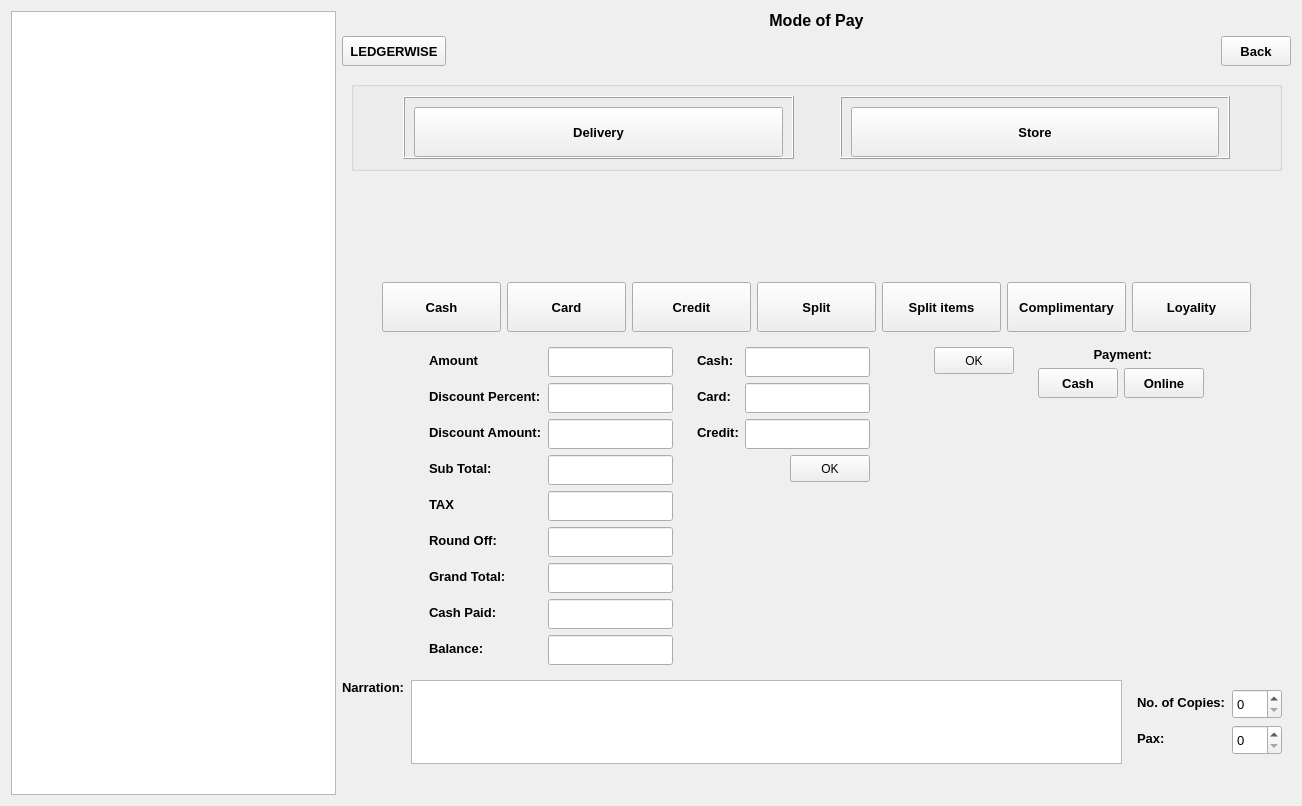
<?xml version="1.0" encoding="UTF-8"?>
<ui version="4.0">
 <class>ModeOfPay</class>
 <widget class="QWidget" name="ModeOfPay">
  <property name="geometry">
   <rect>
    <x>0</x>
    <y>0</y>
    <width>1302</width>
    <height>806</height>
   </rect>
  </property>
  <property name="windowTitle">
   <string>Form</string>
  </property>
  <layout class="QHBoxLayout" name="horizontalLayout_7">
   <item>
    <layout class="QVBoxLayout" name="verticalLayout_5">
     <item>
      <widget class="QTextEdit" name="billCopytextEdit">
       <property name="minimumSize">
        <size>
         <width>325</width>
         <height>0</height>
        </size>
       </property>
       <property name="maximumSize">
        <size>
         <width>325</width>
         <height>16777215</height>
        </size>
       </property>
      </widget>
     </item>
    </layout>
   </item>
   <item>
    <layout class="QVBoxLayout" name="verticalLayout_3">
     <item>
      <widget class="QLabel" name="label">
       <property name="font">
        <font>
         <pointsize>12</pointsize>
         <bold>true</bold>
        </font>
       </property>
       <property name="text">
        <string>Mode of Pay</string>
       </property>
       <property name="alignment">
        <set>Qt::AlignCenter</set>
       </property>
      </widget>
     </item>
     <item>
      <layout class="QHBoxLayout" name="horizontalLayout_8">
       <item>
        <widget class="QToolButton" name="ledgersButton">
         <property name="minimumSize">
          <size>
           <width>70</width>
           <height>30</height>
          </size>
         </property>
         <property name="font">
          <font>
           <pointsize>10</pointsize>
           <bold>true</bold>
          </font>
         </property>
         <property name="text">
          <string>LEDGERWISE</string>
         </property>
        </widget>
       </item>
       <item>
        <spacer name="horizontalSpacer_7">
         <property name="orientation">
          <enum>Qt::Horizontal</enum>
         </property>
         <property name="sizeHint" stdset="0">
          <size>
           <width>40</width>
           <height>20</height>
          </size>
         </property>
        </spacer>
       </item>
       <item>
        <widget class="QToolButton" name="backButton">
         <property name="minimumSize">
          <size>
           <width>70</width>
           <height>30</height>
          </size>
         </property>
         <property name="font">
          <font>
           <pointsize>10</pointsize>
           <bold>true</bold>
          </font>
         </property>
         <property name="text">
          <string>Back</string>
         </property>
        </widget>
       </item>
      </layout>
     </item>
     <item>
      <widget class="QWidget" name="modeOfServiceWidget" native="true">
       <property name="minimumSize">
        <size>
         <width>0</width>
         <height>20</height>
        </size>
       </property>
       <layout class="QHBoxLayout" name="horizontalLayout_10">
        <item>
         <widget class="QGroupBox" name="groupBox">
          <property name="title">
           <string/>
          </property>
          <layout class="QHBoxLayout" name="horizontalLayout_9" stretch="0,1,0,1,0">
           <item>
            <spacer name="horizontalSpacer_8">
             <property name="orientation">
              <enum>Qt::Horizontal</enum>
             </property>
             <property name="sizeHint" stdset="0">
              <size>
               <width>40</width>
               <height>20</height>
              </size>
             </property>
            </spacer>
           </item>
           <item>
            <widget class="QFrame" name="frame">
             <property name="frameShape">
              <enum>QFrame::Box</enum>
             </property>
             <property name="frameShadow">
              <enum>QFrame::Raised</enum>
             </property>
             <layout class="QHBoxLayout" name="horizontalLayout_11">
              <item>
               <widget class="QToolButton" name="deliveryToolButton">
                <property name="sizePolicy">
                 <sizepolicy hsizetype="Minimum" vsizetype="Fixed">
                  <horstretch>0</horstretch>
                  <verstretch>0</verstretch>
                 </sizepolicy>
                </property>
                <property name="minimumSize">
                 <size>
                  <width>80</width>
                  <height>50</height>
                 </size>
                </property>
                <property name="font">
                 <font>
                  <pointsize>10</pointsize>
                  <bold>true</bold>
                 </font>
                </property>
                <property name="text">
                 <string>Delivery</string>
                </property>
                <property name="autoExclusive">
                 <bool>true</bool>
                </property>
                <property name="popupMode">
                 <enum>QToolButton::DelayedPopup</enum>
                </property>
               </widget>
              </item>
             </layout>
            </widget>
           </item>
           <item>
            <spacer name="horizontalSpacer_10">
             <property name="orientation">
              <enum>Qt::Horizontal</enum>
             </property>
             <property name="sizeHint" stdset="0">
              <size>
               <width>40</width>
               <height>20</height>
              </size>
             </property>
            </spacer>
           </item>
           <item>
            <widget class="QFrame" name="frame_2">
             <property name="frameShape">
              <enum>QFrame::Box</enum>
             </property>
             <property name="frameShadow">
              <enum>QFrame::Raised</enum>
             </property>
             <layout class="QHBoxLayout" name="horizontalLayout_12">
              <item>
               <widget class="QToolButton" name="storeToolButton">
                <property name="sizePolicy">
                 <sizepolicy hsizetype="Minimum" vsizetype="Fixed">
                  <horstretch>0</horstretch>
                  <verstretch>0</verstretch>
                 </sizepolicy>
                </property>
                <property name="minimumSize">
                 <size>
                  <width>80</width>
                  <height>50</height>
                 </size>
                </property>
                <property name="font">
                 <font>
                  <pointsize>10</pointsize>
                  <bold>true</bold>
                 </font>
                </property>
                <property name="text">
                 <string>Store</string>
                </property>
                <property name="autoExclusive">
                 <bool>true</bool>
                </property>
               </widget>
              </item>
             </layout>
            </widget>
           </item>
           <item>
            <spacer name="horizontalSpacer_9">
             <property name="orientation">
              <enum>Qt::Horizontal</enum>
             </property>
             <property name="sizeHint" stdset="0">
              <size>
               <width>40</width>
               <height>20</height>
              </size>
             </property>
            </spacer>
           </item>
          </layout>
         </widget>
        </item>
       </layout>
      </widget>
     </item>
     <item>
      <spacer name="verticalSpacer">
       <property name="orientation">
        <enum>Qt::Vertical</enum>
       </property>
       <property name="sizeHint" stdset="0">
        <size>
         <width>20</width>
         <height>40</height>
        </size>
       </property>
      </spacer>
     </item>
     <item>
      <widget class="QWidget" name="widget" native="true">
       <property name="minimumSize">
        <size>
         <width>0</width>
         <height>60</height>
        </size>
       </property>
       <layout class="QHBoxLayout" name="horizontalLayout_14">
        <property name="leftMargin">
         <number>0</number>
        </property>
        <property name="topMargin">
         <number>0</number>
        </property>
        <property name="rightMargin">
         <number>0</number>
        </property>
        <property name="bottomMargin">
         <number>0</number>
        </property>
        <item>
         <layout class="QHBoxLayout" name="favLay"/>
        </item>
       </layout>
      </widget>
     </item>
     <item>
      <layout class="QHBoxLayout" name="horizontalLayout_2">
       <item>
        <spacer name="horizontalSpacer_2">
         <property name="orientation">
          <enum>Qt::Horizontal</enum>
         </property>
         <property name="sizeType">
          <enum>QSizePolicy::Maximum</enum>
         </property>
         <property name="sizeHint" stdset="0">
          <size>
           <width>40</width>
           <height>20</height>
          </size>
         </property>
        </spacer>
       </item>
       <item>
        <widget class="QToolButton" name="cashToolButton">
         <property name="sizePolicy">
          <sizepolicy hsizetype="Expanding" vsizetype="Fixed">
           <horstretch>0</horstretch>
           <verstretch>0</verstretch>
          </sizepolicy>
         </property>
         <property name="minimumSize">
          <size>
           <width>70</width>
           <height>50</height>
          </size>
         </property>
         <property name="font">
          <font>
           <pointsize>10</pointsize>
           <bold>true</bold>
          </font>
         </property>
         <property name="text">
          <string>Cash</string>
         </property>
        </widget>
       </item>
       <item>
        <widget class="QToolButton" name="cardToolButton">
         <property name="sizePolicy">
          <sizepolicy hsizetype="Expanding" vsizetype="Fixed">
           <horstretch>0</horstretch>
           <verstretch>0</verstretch>
          </sizepolicy>
         </property>
         <property name="minimumSize">
          <size>
           <width>70</width>
           <height>50</height>
          </size>
         </property>
         <property name="font">
          <font>
           <pointsize>10</pointsize>
           <bold>true</bold>
          </font>
         </property>
         <property name="text">
          <string>Card</string>
         </property>
        </widget>
       </item>
       <item>
        <widget class="QToolButton" name="creditToolButton">
         <property name="sizePolicy">
          <sizepolicy hsizetype="Expanding" vsizetype="Fixed">
           <horstretch>0</horstretch>
           <verstretch>0</verstretch>
          </sizepolicy>
         </property>
         <property name="minimumSize">
          <size>
           <width>70</width>
           <height>50</height>
          </size>
         </property>
         <property name="maximumSize">
          <size>
           <width>180</width>
           <height>16777215</height>
          </size>
         </property>
         <property name="font">
          <font>
           <pointsize>10</pointsize>
           <bold>true</bold>
          </font>
         </property>
         <property name="text">
          <string>Credit</string>
         </property>
        </widget>
       </item>
       <item>
        <widget class="QToolButton" name="splitToolButton">
         <property name="sizePolicy">
          <sizepolicy hsizetype="Expanding" vsizetype="Fixed">
           <horstretch>0</horstretch>
           <verstretch>0</verstretch>
          </sizepolicy>
         </property>
         <property name="minimumSize">
          <size>
           <width>70</width>
           <height>50</height>
          </size>
         </property>
         <property name="maximumSize">
          <size>
           <width>180</width>
           <height>16777215</height>
          </size>
         </property>
         <property name="font">
          <font>
           <pointsize>10</pointsize>
           <bold>true</bold>
          </font>
         </property>
         <property name="text">
          <string>Split</string>
         </property>
        </widget>
       </item>
       <item>
        <widget class="QToolButton" name="splitItemsButton">
         <property name="sizePolicy">
          <sizepolicy hsizetype="Expanding" vsizetype="Fixed">
           <horstretch>0</horstretch>
           <verstretch>0</verstretch>
          </sizepolicy>
         </property>
         <property name="minimumSize">
          <size>
           <width>70</width>
           <height>50</height>
          </size>
         </property>
         <property name="maximumSize">
          <size>
           <width>180</width>
           <height>16777215</height>
          </size>
         </property>
         <property name="font">
          <font>
           <pointsize>10</pointsize>
           <bold>true</bold>
          </font>
         </property>
         <property name="text">
          <string>Split items</string>
         </property>
        </widget>
       </item>
       <item>
        <widget class="QToolButton" name="complimentarycashToolButton">
         <property name="sizePolicy">
          <sizepolicy hsizetype="Expanding" vsizetype="Fixed">
           <horstretch>0</horstretch>
           <verstretch>0</verstretch>
          </sizepolicy>
         </property>
         <property name="minimumSize">
          <size>
           <width>70</width>
           <height>50</height>
          </size>
         </property>
         <property name="maximumSize">
          <size>
           <width>180</width>
           <height>16777215</height>
          </size>
         </property>
         <property name="font">
          <font>
           <pointsize>10</pointsize>
           <bold>true</bold>
          </font>
         </property>
         <property name="text">
          <string>Complimentary</string>
         </property>
        </widget>
       </item>
       <item>
        <widget class="QToolButton" name="loyalityToolButton">
         <property name="sizePolicy">
          <sizepolicy hsizetype="Expanding" vsizetype="Fixed">
           <horstretch>0</horstretch>
           <verstretch>0</verstretch>
          </sizepolicy>
         </property>
         <property name="minimumSize">
          <size>
           <width>70</width>
           <height>50</height>
          </size>
         </property>
         <property name="maximumSize">
          <size>
           <width>180</width>
           <height>16777215</height>
          </size>
         </property>
         <property name="font">
          <font>
           <pointsize>10</pointsize>
           <bold>true</bold>
          </font>
         </property>
         <property name="text">
          <string>Loyality</string>
         </property>
        </widget>
       </item>
       <item>
        <spacer name="horizontalSpacer_3">
         <property name="orientation">
          <enum>Qt::Horizontal</enum>
         </property>
         <property name="sizeType">
          <enum>QSizePolicy::Maximum</enum>
         </property>
         <property name="sizeHint" stdset="0">
          <size>
           <width>40</width>
           <height>20</height>
          </size>
         </property>
        </spacer>
       </item>
      </layout>
     </item>
     <item>
      <layout class="QHBoxLayout" name="horizontalLayout_3">
       <item>
        <spacer name="horizontalSpacer_4">
         <property name="orientation">
          <enum>Qt::Horizontal</enum>
         </property>
         <property name="sizeHint" stdset="0">
          <size>
           <width>40</width>
           <height>20</height>
          </size>
         </property>
        </spacer>
       </item>
       <item>
        <widget class="QWidget" name="totalWidget" native="true">
         <property name="minimumSize">
          <size>
           <width>50</width>
           <height>0</height>
          </size>
         </property>
         <layout class="QFormLayout" name="formLayout_3">
          <item row="0" column="0">
           <widget class="QLabel" name="label_6">
            <property name="font">
             <font>
              <pointsize>10</pointsize>
              <bold>true</bold>
             </font>
            </property>
            <property name="text">
             <string>Amount</string>
            </property>
           </widget>
          </item>
          <item row="0" column="1">
           <widget class="QLineEdit" name="amountChange4Line">
            <property name="minimumSize">
             <size>
              <width>0</width>
              <height>30</height>
             </size>
            </property>
            <property name="font">
             <font>
              <pointsize>10</pointsize>
             </font>
            </property>
           </widget>
          </item>
          <item row="1" column="0">
           <widget class="QLabel" name="discountPercentLabel">
            <property name="font">
             <font>
              <pointsize>10</pointsize>
              <bold>true</bold>
             </font>
            </property>
            <property name="text">
             <string>Discount Percent:</string>
            </property>
           </widget>
          </item>
          <item row="1" column="1">
           <widget class="QLineEdit" name="discountPercentLineEdit">
            <property name="minimumSize">
             <size>
              <width>0</width>
              <height>30</height>
             </size>
            </property>
            <property name="font">
             <font>
              <pointsize>10</pointsize>
             </font>
            </property>
           </widget>
          </item>
          <item row="2" column="0">
           <widget class="QLabel" name="discountAmountLabel">
            <property name="font">
             <font>
              <pointsize>10</pointsize>
              <bold>true</bold>
             </font>
            </property>
            <property name="text">
             <string>Discount Amount:</string>
            </property>
           </widget>
          </item>
          <item row="2" column="1">
           <widget class="QLineEdit" name="discountAmountLineEdit">
            <property name="minimumSize">
             <size>
              <width>0</width>
              <height>30</height>
             </size>
            </property>
            <property name="font">
             <font>
              <pointsize>10</pointsize>
             </font>
            </property>
           </widget>
          </item>
          <item row="3" column="0">
           <widget class="QLabel" name="subTotalLabel">
            <property name="font">
             <font>
              <pointsize>10</pointsize>
              <bold>true</bold>
             </font>
            </property>
            <property name="text">
             <string>Sub Total:</string>
            </property>
           </widget>
          </item>
          <item row="3" column="1">
           <widget class="QLineEdit" name="subTotalLineEdit">
            <property name="minimumSize">
             <size>
              <width>0</width>
              <height>30</height>
             </size>
            </property>
            <property name="font">
             <font>
              <pointsize>10</pointsize>
             </font>
            </property>
            <property name="readOnly">
             <bool>true</bool>
            </property>
           </widget>
          </item>
          <item row="4" column="0">
           <widget class="QLabel" name="vATLabel">
            <property name="font">
             <font>
              <pointsize>10</pointsize>
              <bold>true</bold>
             </font>
            </property>
            <property name="text">
             <string>TAX</string>
            </property>
           </widget>
          </item>
          <item row="4" column="1">
           <widget class="QLineEdit" name="vATLineEdit">
            <property name="minimumSize">
             <size>
              <width>0</width>
              <height>30</height>
             </size>
            </property>
            <property name="font">
             <font>
              <pointsize>10</pointsize>
             </font>
            </property>
            <property name="readOnly">
             <bool>true</bool>
            </property>
           </widget>
          </item>
          <item row="5" column="0">
           <widget class="QLabel" name="roundOffLabel">
            <property name="font">
             <font>
              <pointsize>10</pointsize>
              <bold>true</bold>
             </font>
            </property>
            <property name="text">
             <string>Round Off:</string>
            </property>
           </widget>
          </item>
          <item row="5" column="1">
           <widget class="QLineEdit" name="roundOffLineEdit">
            <property name="minimumSize">
             <size>
              <width>0</width>
              <height>30</height>
             </size>
            </property>
            <property name="font">
             <font>
              <pointsize>10</pointsize>
             </font>
            </property>
           </widget>
          </item>
          <item row="6" column="0">
           <widget class="QLabel" name="grandTotalLabel">
            <property name="font">
             <font>
              <pointsize>10</pointsize>
              <bold>true</bold>
             </font>
            </property>
            <property name="text">
             <string>Grand Total:</string>
            </property>
           </widget>
          </item>
          <item row="6" column="1">
           <widget class="QLineEdit" name="grandTotalLineEdit">
            <property name="minimumSize">
             <size>
              <width>0</width>
              <height>30</height>
             </size>
            </property>
            <property name="font">
             <font>
              <pointsize>10</pointsize>
             </font>
            </property>
            <property name="readOnly">
             <bool>true</bool>
            </property>
           </widget>
          </item>
          <item row="7" column="0">
           <widget class="QLabel" name="cashPaidLabel">
            <property name="font">
             <font>
              <pointsize>10</pointsize>
              <bold>true</bold>
             </font>
            </property>
            <property name="text">
             <string>Cash Paid:</string>
            </property>
           </widget>
          </item>
          <item row="7" column="1">
           <widget class="QLineEdit" name="cashPaidLineEdit">
            <property name="minimumSize">
             <size>
              <width>0</width>
              <height>30</height>
             </size>
            </property>
            <property name="font">
             <font>
              <pointsize>10</pointsize>
             </font>
            </property>
           </widget>
          </item>
          <item row="8" column="0">
           <widget class="QLabel" name="balanceLabel">
            <property name="font">
             <font>
              <pointsize>10</pointsize>
              <bold>true</bold>
             </font>
            </property>
            <property name="text">
             <string>Balance:</string>
            </property>
           </widget>
          </item>
          <item row="8" column="1">
           <widget class="QLineEdit" name="balanceLineEdit">
            <property name="minimumSize">
             <size>
              <width>0</width>
              <height>30</height>
             </size>
            </property>
            <property name="font">
             <font>
              <pointsize>10</pointsize>
             </font>
            </property>
            <property name="readOnly">
             <bool>true</bool>
            </property>
           </widget>
          </item>
         </layout>
        </widget>
       </item>
       <item>
        <widget class="QWidget" name="splitWidget" native="true">
         <layout class="QVBoxLayout" name="verticalLayout">
          <item>
           <layout class="QFormLayout" name="formLayout">
            <item row="0" column="0">
             <widget class="QLabel" name="cashLabel">
              <property name="font">
               <font>
                <pointsize>10</pointsize>
                <bold>true</bold>
               </font>
              </property>
              <property name="text">
               <string>Cash:</string>
              </property>
             </widget>
            </item>
            <item row="0" column="1">
             <widget class="QLineEdit" name="cashLineEdit">
              <property name="minimumSize">
               <size>
                <width>0</width>
                <height>30</height>
               </size>
              </property>
              <property name="font">
               <font>
                <pointsize>10</pointsize>
               </font>
              </property>
             </widget>
            </item>
            <item row="1" column="0">
             <widget class="QLabel" name="cardLabel">
              <property name="font">
               <font>
                <pointsize>10</pointsize>
                <bold>true</bold>
               </font>
              </property>
              <property name="text">
               <string>Card:</string>
              </property>
             </widget>
            </item>
            <item row="1" column="1">
             <widget class="QLineEdit" name="cardLineEdit">
              <property name="minimumSize">
               <size>
                <width>0</width>
                <height>30</height>
               </size>
              </property>
              <property name="font">
               <font>
                <pointsize>10</pointsize>
               </font>
              </property>
             </widget>
            </item>
            <item row="2" column="0">
             <widget class="QLabel" name="creditLabel">
              <property name="font">
               <font>
                <pointsize>10</pointsize>
                <bold>true</bold>
               </font>
              </property>
              <property name="text">
               <string>Credit:</string>
              </property>
             </widget>
            </item>
            <item row="2" column="1">
             <widget class="QLineEdit" name="creditLineEdit">
              <property name="minimumSize">
               <size>
                <width>0</width>
                <height>30</height>
               </size>
              </property>
              <property name="font">
               <font>
                <pointsize>10</pointsize>
               </font>
              </property>
             </widget>
            </item>
           </layout>
          </item>
          <item>
           <layout class="QHBoxLayout" name="horizontalLayout">
            <item>
             <spacer name="horizontalSpacer">
              <property name="orientation">
               <enum>Qt::Horizontal</enum>
              </property>
              <property name="sizeHint" stdset="0">
               <size>
                <width>40</width>
                <height>20</height>
               </size>
              </property>
             </spacer>
            </item>
            <item>
             <widget class="QPushButton" name="splitOKPushButton">
              <property name="minimumSize">
               <size>
                <width>80</width>
                <height>27</height>
               </size>
              </property>
              <property name="text">
               <string>OK</string>
              </property>
             </widget>
            </item>
           </layout>
          </item>
          <item>
           <spacer name="verticalSpacer_3">
            <property name="orientation">
             <enum>Qt::Vertical</enum>
            </property>
            <property name="sizeHint" stdset="0">
             <size>
              <width>20</width>
              <height>40</height>
             </size>
            </property>
           </spacer>
          </item>
         </layout>
        </widget>
       </item>
       <item>
        <widget class="QWidget" name="searchLedgerWidget" native="true">
         <property name="minimumSize">
          <size>
           <width>30</width>
           <height>0</height>
          </size>
         </property>
         <layout class="QVBoxLayout" name="verticalLayout_2">
          <item>
           <layout class="QVBoxLayout" name="searchLay"/>
          </item>
          <item>
           <layout class="QHBoxLayout" name="horizontalLayout_5"/>
          </item>
          <item>
           <layout class="QHBoxLayout" name="horizontalLayout_6">
            <item>
             <spacer name="horizontalSpacer_6">
              <property name="orientation">
               <enum>Qt::Horizontal</enum>
              </property>
              <property name="sizeHint" stdset="0">
               <size>
                <width>40</width>
                <height>20</height>
               </size>
              </property>
             </spacer>
            </item>
            <item>
             <widget class="QPushButton" name="ledgerOKPushButton">
              <property name="minimumSize">
               <size>
                <width>80</width>
                <height>27</height>
               </size>
              </property>
              <property name="text">
               <string>OK</string>
              </property>
             </widget>
            </item>
           </layout>
          </item>
          <item>
           <spacer name="verticalSpacer_4">
            <property name="orientation">
             <enum>Qt::Vertical</enum>
            </property>
            <property name="sizeHint" stdset="0">
             <size>
              <width>20</width>
              <height>40</height>
             </size>
            </property>
           </spacer>
          </item>
         </layout>
        </widget>
       </item>
       <item>
        <widget class="QWidget" name="zomatoWidget" native="true">
         <property name="minimumSize">
          <size>
           <width>50</width>
           <height>50</height>
          </size>
         </property>
         <layout class="QVBoxLayout" name="verticalLayout_7">
          <item>
           <widget class="QLabel" name="paylabel">
            <property name="font">
             <font>
              <pointsize>10</pointsize>
              <bold>true</bold>
             </font>
            </property>
            <property name="text">
             <string> Payment:</string>
            </property>
            <property name="alignment">
             <set>Qt::AlignCenter</set>
            </property>
           </widget>
          </item>
          <item>
           <layout class="QHBoxLayout" name="horizontalLayout_13">
            <item>
             <widget class="QToolButton" name="zomatoCashButton">
              <property name="minimumSize">
               <size>
                <width>80</width>
                <height>30</height>
               </size>
              </property>
              <property name="font">
               <font>
                <pointsize>10</pointsize>
                <bold>true</bold>
               </font>
              </property>
              <property name="text">
               <string>Cash</string>
              </property>
             </widget>
            </item>
            <item>
             <widget class="QToolButton" name="zomatoCardButton">
              <property name="minimumSize">
               <size>
                <width>80</width>
                <height>30</height>
               </size>
              </property>
              <property name="font">
               <font>
                <pointsize>10</pointsize>
                <bold>true</bold>
               </font>
              </property>
              <property name="text">
               <string>Online</string>
              </property>
             </widget>
            </item>
           </layout>
          </item>
          <item>
           <spacer name="verticalSpacer_5">
            <property name="orientation">
             <enum>Qt::Vertical</enum>
            </property>
            <property name="sizeHint" stdset="0">
             <size>
              <width>20</width>
              <height>219</height>
             </size>
            </property>
           </spacer>
          </item>
         </layout>
        </widget>
       </item>
       <item>
        <spacer name="horizontalSpacer_5">
         <property name="orientation">
          <enum>Qt::Horizontal</enum>
         </property>
         <property name="sizeHint" stdset="0">
          <size>
           <width>40</width>
           <height>20</height>
          </size>
         </property>
        </spacer>
       </item>
      </layout>
     </item>
     <item>
      <layout class="QHBoxLayout" name="horizontalLayout_4" stretch="0,0,0">
       <item>
        <widget class="QLabel" name="narrationLabel">
         <property name="font">
          <font>
           <pointsize>10</pointsize>
           <bold>true</bold>
          </font>
         </property>
         <property name="text">
          <string>Narration:</string>
         </property>
         <property name="alignment">
          <set>Qt::AlignLeading|Qt::AlignLeft|Qt::AlignTop</set>
         </property>
        </widget>
       </item>
       <item>
        <widget class="QPlainTextEdit" name="narrationTextEdit">
         <property name="sizePolicy">
          <sizepolicy hsizetype="Expanding" vsizetype="Expanding">
           <horstretch>0</horstretch>
           <verstretch>0</verstretch>
          </sizepolicy>
         </property>
         <property name="minimumSize">
          <size>
           <width>250</width>
           <height>0</height>
          </size>
         </property>
         <property name="maximumSize">
          <size>
           <width>1000</width>
           <height>90</height>
          </size>
         </property>
         <property name="font">
          <font>
           <pointsize>10</pointsize>
          </font>
         </property>
        </widget>
       </item>
       <item>
        <layout class="QVBoxLayout" name="verticalLayout_6">
         <item>
          <widget class="QWidget" name="noOfCopiesWidget" native="true">
           <property name="minimumSize">
            <size>
             <width>50</width>
             <height>0</height>
            </size>
           </property>
           <layout class="QVBoxLayout" name="verticalLayout_4">
            <item>
             <layout class="QFormLayout" name="formLayout_2">
              <item row="2" column="0">
               <widget class="QLabel" name="label_3">
                <property name="font">
                 <font>
                  <pointsize>10</pointsize>
                  <bold>true</bold>
                 </font>
                </property>
                <property name="text">
                 <string>Pax:</string>
                </property>
               </widget>
              </item>
              <item row="2" column="1">
               <widget class="QSpinBox" name="paxSpinBox">
                <property name="minimumSize">
                 <size>
                  <width>50</width>
                  <height>30</height>
                 </size>
                </property>
                <property name="maximumSize">
                 <size>
                  <width>16777215</width>
                  <height>16777215</height>
                 </size>
                </property>
                <property name="font">
                 <font>
                  <pointsize>10</pointsize>
                 </font>
                </property>
               </widget>
              </item>
              <item row="1" column="1">
               <widget class="QSpinBox" name="noOfCopiesSpinBox">
                <property name="minimumSize">
                 <size>
                  <width>50</width>
                  <height>30</height>
                 </size>
                </property>
                <property name="maximumSize">
                 <size>
                  <width>16777215</width>
                  <height>16777215</height>
                 </size>
                </property>
                <property name="font">
                 <font>
                  <pointsize>10</pointsize>
                 </font>
                </property>
               </widget>
              </item>
              <item row="1" column="0">
               <widget class="QLabel" name="label_4">
                <property name="font">
                 <font>
                  <pointsize>10</pointsize>
                  <bold>true</bold>
                 </font>
                </property>
                <property name="text">
                 <string>No. of Copies:</string>
                </property>
               </widget>
              </item>
             </layout>
            </item>
           </layout>
          </widget>
         </item>
        </layout>
       </item>
      </layout>
     </item>
     <item>
      <spacer name="verticalSpacer_2">
       <property name="orientation">
        <enum>Qt::Vertical</enum>
       </property>
       <property name="sizeHint" stdset="0">
        <size>
         <width>20</width>
         <height>40</height>
        </size>
       </property>
      </spacer>
     </item>
    </layout>
   </item>
  </layout>
 </widget>
 <resources/>
 <connections/>
</ui>
